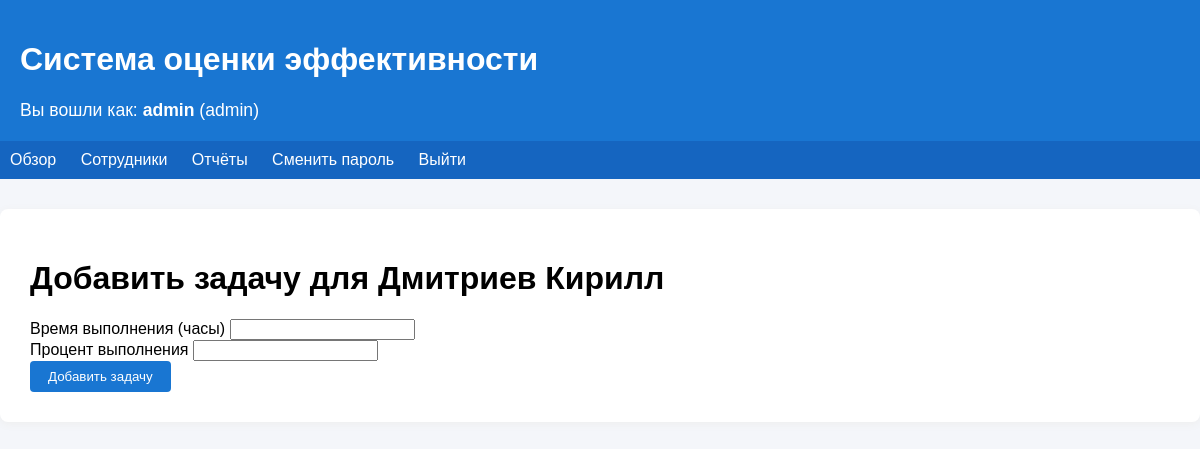
Screenshot of /auth/employees/2/add_task (signed in) with the database file from the repository.
### app/models.py (models this page shows, shortened)
class User(db.Model, UserMixin):
    __tablename__ = 'users'
    id = db.Column(db.Integer, primary_key=True)
    username = db.Column(db.String(64), unique=True, nullable=False)
    password_hash = db.Column(db.String(128), nullable=False)
    role = db.Column(db.String(10), nullable=False, default='admin')

class Employee(db.Model):
    __tablename__ = 'employees'
    id = db.Column(db.Integer, primary_key=True)
    name = db.Column(db.String(100))
    position = db.Column(db.String(100))
    department = db.Column(db.String(100))
    rating = db.Column(db.Float)
    tasks = db.relationship('Task', back_populates='employee', cascade='all, delete-orphan')

### app/auth.py (the view)
@bp.route('/employees/<int:emp_id>/add_task', methods=['GET', 'POST'])
@login_required
def add_task(emp_id):
    if current_user.role == 'worker':
        emp = Employee.query.filter_by(id=emp_id, name=current_user.username).first()
        if not emp:
            flash("Вы можете добавлять задачи только себе.", 'error')
            return redirect(url_for('views.dashboard'))
    elif current_user.role in ['admin', 'manager']:
        emp = Employee.query.get_or_404(emp_id)
    else:
        flash("Доступ запрещен.", 'error')
        return redirect(url_for('views.dashboard'))
    form = AddTaskForm()
    if form.validate_on_submit():
        task = Task(employee_id=emp.id, time=form.time.data, correctness=form.correctness.data)
        db.session.add(task)
        db.session.commit()
        flash("Задача добавлена.", 'success')
        return redirect(url_for('auth.list_employees'))
    return render_template('add_task.html', form=form, employee=emp)

### app/forms.py
class AddTaskForm(FlaskForm):
    time = FloatField('Время выполнения (часы)', validators=[DataRequired(), NumberRange(min=0)])
    correctness = FloatField('Процент выполнения', validators=[DataRequired(), NumberRange(min=0, max=100)])
    submit = SubmitField('Добавить задачу')

### app/templates/add_task.html (shortened to what this page needs)
{% extends 'base.html' %}
{% block content %}
  <h1>Добавить задачу для {{ employee.name }}</h1>
  <form method="post">
    <div>{{ form.time.label }} {{ form.time() }}</div>
    <div>{{ form.correctness.label }} {{ form.correctness() }}</div>
    {{ form.submit(class="btn") }}
  </form>
{% endblock %}

### app/templates/base.html (shortened to what this page needs)
<!DOCTYPE html>
<html lang="ru">
<head>
</head>
<body>
  <header>
    <h1>Система оценки эффективности</h1>
    {% if current_user.is_authenticated %}
      <div style="font-size:1.1em; margin-top:8px;">
        Вы вошли как: <b>{{ current_user.username }}</b> {{current_user.name}} ({{ current_user.role }})
      </div>
    {% endif %}
  </header>
  <nav>
    <a href="{{ url_for('views.dashboard') }}">Обзор</a>
    <a href="{{ url_for('auth.list_employees') }}">Сотрудники</a>
    <a href="{{ url_for('views.reports') }}">Отчёты</a>
    <a href="{{ url_for('auth.change_password') }}">Сменить пароль</a>
    <a href="{{ url_for('auth.logout') }}">Выйти</a>
  </nav>
  <div class="container">
    {% block content %}{% endblock %}
  </div>
</body>
</html>

### app/templates/base.html (style rules this page uses)
body { font-family: Arial, sans-serif; background: #f4f6fa; margin: 0; }
header { background: #1976d2; color: #fff; padding: 20px; }
nav { background: #1565c0; padding: 10px; }
nav a { color: #fff; margin-right: 20px; text-decoration: none; }
.container { max-width: 1200px; margin: 30px auto; background: #fff; border-radius: 8px; box-shadow: 0 2px 8px #eee; padding: 30px; }
.btn { background: #1976d2; color: #fff; border: none; padding: 8px 18px; border-radius: 4px; cursor: pointer; }

### rows the page displays
User: username "admin", role "admin"
Employee: name "Дмитриев Кирилл"
